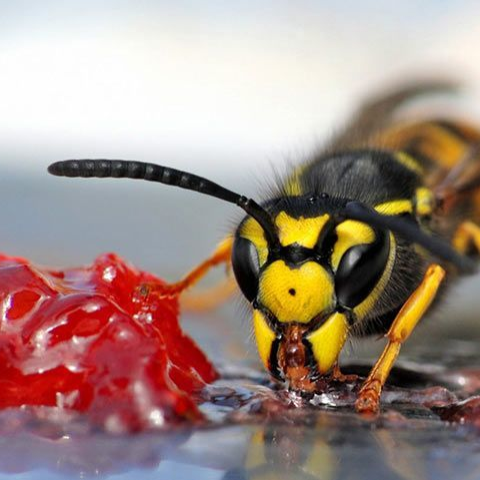
#> input picture mean squared error/resources/osaRGB_png.png, 480 x 480 px; the run also reads 2 pictures not shown here
$ python mean_squared_error.py
#> lines starting #> are read from the running program, lines starting #| are printed output that depends on the picture; long printed decimals are rounded
import numpy as np
from skimage import io, img_as_float
from skimage.color import rgba2rgb, gray2rgb
from pathlib import Path

# make resource paths relative to this script
BASE = Path(__file__).parent / "resources"

# === Load images ===
ref = img_as_float(io.imread(str(BASE / "osaRGB_png.png")))   # reference image
gif = img_as_float(io.imread(str(BASE / "osaRGB_gif.gif")))
jpg = img_as_float(io.imread(str(BASE / "osaRGB_jpg.jpg")))
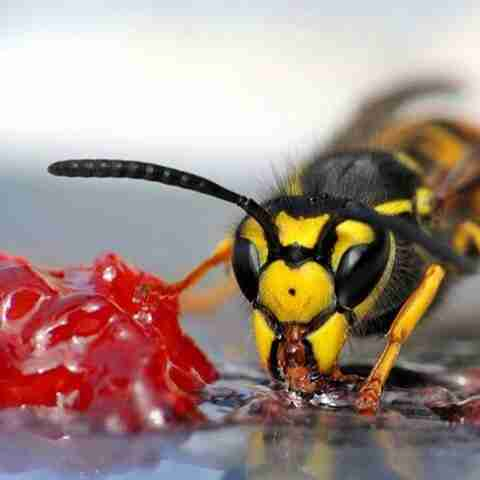
#> jpg: shape (480, 480, 3) float64; mean R, G, B 0.638, 0.551, 0.517

def ensure_rgb(img):
    # take first frame if image is a frame stack like (N, H, W, C) or (1, H, W, C)
    if img.ndim == 4:
        img = img[0]
    # grayscale -> RGB
    if img.ndim == 2:
        img = gray2rgb(img)
    # RGBA -> RGB
    if img.ndim == 3 and img.shape[2] == 4:
        img = rgba2rgb(img)
    return img

ref = ensure_rgb(ref)
gif = ensure_rgb(gif)
jpg = ensure_rgb(jpg)

# === Check sizes ===
if ref.shape != gif.shape:
    raise ValueError(f"GIF image has different dimensions than reference PNG: {gif.shape} vs {ref.shape}")
if ref.shape != jpg.shape:
    raise ValueError(f"JPEG image has different dimensions than reference PNG: {jpg.shape} vs {ref.shape}")


# === Define MSE function for RGB images ===
def mse_rgb(img1, img2):

    # Computes Mean Squared Error (MSE) between two RGB images.
    # MSE is calculated per-channel and averaged across channels.
    diff = img1 - img2
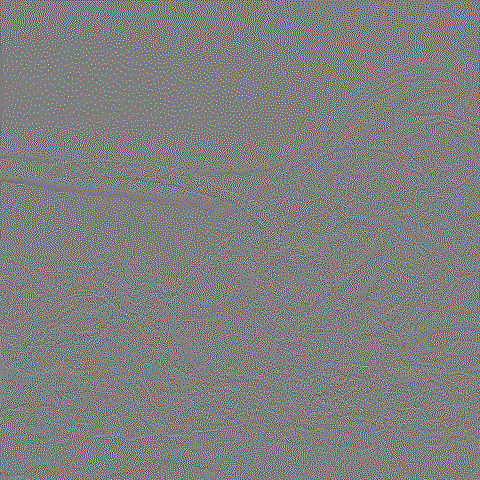
#> diff: shape (480, 480, 3) float64; mean of channels 0, 1, 2 0.0018, 0.0018, 0.00182; drawn with min black and max white
    mse_channels = np.mean(diff ** 2, axis=(0, 1))   # mean for each channel (R, G, B)
#> mse_channels = [0.0057, 0.00399, 0.00605]
    mse_total = np.mean(mse_channels)                # average across channels
#> mse_total = 0.00524
    return mse_total, mse_channels

# === Compute MSE ===
mse_gif, mse_gif_channels = mse_rgb(ref, gif)
#> mse_gif = 0.00524; mse_gif_channels = [0.0057, 0.00399, 0.00605]
mse_jpg, mse_jpg_channels = mse_rgb(ref, jpg)
#> in mse_rgb (call 2), `diff = img1 - img2`:
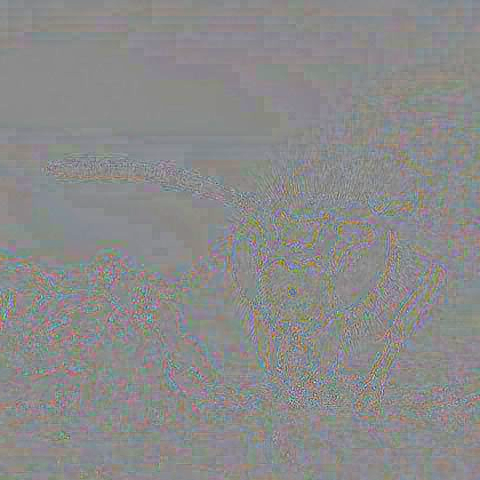
#> diff: shape (480, 480, 3) float64; mean of channels 0, 1, 2 0.000295, -0.000423, -0.00018; drawn with min black and max white
#> in mse_rgb (call 2), `mse_channels = np.mean(diff ** 2, axis=(0, 1))`: mse_channels = [0.00079, 0.000475, 0.00103]
#> in mse_rgb (call 2), `mse_total = np.mean(mse_channels)`: mse_total = 0.000764
#> mse_jpg = 0.000764; mse_jpg_channels = [0.00079, 0.000475, 0.00103]

# === Print results ===
print("MSE results (relative to reference PNG):")
print(f"GIF  - per channel: R={mse_gif_channels[0]:.6f}, G={mse_gif_channels[1]:.6f}, B={mse_gif_channels[2]:.6f}")
#| GIF  - per channel: R=0.005699, G=0.003987, B=0.006049
print(f"      average MSE: {mse_gif:.6f}")
#|       average MSE: 0.005245
print(f"JPEG - per channel: R={mse_jpg_channels[0]:.6f}, G={mse_jpg_channels[1]:.6f}, B={mse_jpg_channels[2]:.6f}")
#| JPEG - per channel: R=0.00079, G=0.000475, B=0.001027
print(f"      average MSE: {mse_jpg:.6f}")
#|       average MSE: 0.000764

# === Determine which is closer to reference ===
better = "GIF" if mse_gif < mse_jpg else "JPEG"
#> better = 'JPEG'
print(f"\n => The image with better quality (lower MSE) is: {better}")
#|  => The image with better quality (lower MSE) is: JPEG

# === Scale results by 255^2 for 8-bit images ===
scale_factor = 255.0 ** 2
mse_gif_scaled = mse_gif * scale_factor
#> mse_gif_scaled = 341.1
mse_jpg_scaled = mse_jpg * scale_factor
#> mse_jpg_scaled = 49.68
print("\nMSE results scaled to 8-bit range (0-255):")
print(f"GIF  - average MSE (scaled): {mse_gif_scaled:.2f}")
#| GIF  - average MSE (scaled): 341.05
print(f"JPEG - average MSE (scaled): {mse_jpg_scaled:.2f}")
#| JPEG - average MSE (scaled): 49.68
better_scaled = "GIF" if mse_gif_scaled < mse_jpg_scaled else "JPEG"
#> better_scaled = 'JPEG'
print(f"\n => The image with better quality (lower MSE) in 8-bit scale is: {better_scaled}")
#|  => The image with better quality (lower MSE) in 8-bit scale is: JPEG
